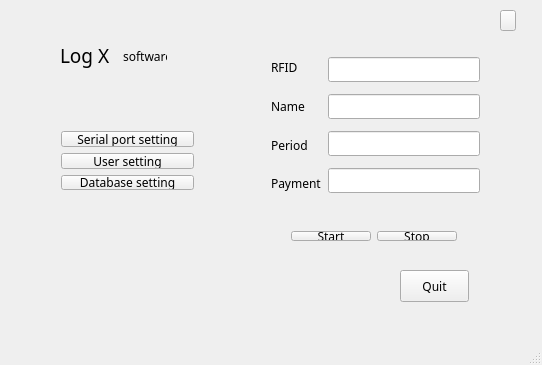
<?xml version="1.0" encoding="UTF-8"?>
<ui version="4.0">
 <class>MainWindow</class>
 <widget class="QMainWindow" name="MainWindow">
  <property name="windowModality">
   <enum>Qt::NonModal</enum>
  </property>
  <property name="geometry">
   <rect>
    <x>0</x>
    <y>0</y>
    <width>542</width>
    <height>365</height>
   </rect>
  </property>
  <property name="font">
   <font>
    <family>Microsoft YaHei</family>
    <weight>50</weight>
    <italic>false</italic>
    <bold>false</bold>
    <strikeout>false</strikeout>
    <kerning>true</kerning>
   </font>
  </property>
  <property name="contextMenuPolicy">
   <enum>Qt::DefaultContextMenu</enum>
  </property>
  <property name="acceptDrops">
   <bool>false</bool>
  </property>
  <property name="windowTitle">
   <string>Log X</string>
  </property>
  <property name="locale">
   <locale language="English" country="UnitedStates"/>
  </property>
  <property name="unifiedTitleAndToolBarOnMac">
   <bool>false</bool>
  </property>
  <widget class="QWidget" name="centralWidget">
   <widget class="QWidget" name="layoutWidget">
    <property name="geometry">
     <rect>
      <x>260</x>
      <y>40</y>
      <width>231</width>
      <height>171</height>
     </rect>
    </property>
    <layout class="QHBoxLayout" name="TextLableLayout">
     <item>
      <layout class="QVBoxLayout" name="LabelLayout">
       <item>
        <widget class="QLabel" name="RFIDLabel">
         <property name="text">
          <string>RFID</string>
         </property>
        </widget>
       </item>
       <item>
        <widget class="QLabel" name="NameLabel">
         <property name="text">
          <string>Name</string>
         </property>
        </widget>
       </item>
       <item>
        <widget class="QLabel" name="PeriodLabel">
         <property name="text">
          <string>Period</string>
         </property>
        </widget>
       </item>
       <item>
        <widget class="QLabel" name="PaymentLabel">
         <property name="text">
          <string>Payment</string>
         </property>
        </widget>
       </item>
      </layout>
     </item>
     <item>
      <layout class="QVBoxLayout" name="TextLayout">
       <item>
        <widget class="QLineEdit" name="RFIDText">
         <property name="focusPolicy">
          <enum>Qt::NoFocus</enum>
         </property>
        </widget>
       </item>
       <item>
        <widget class="QLineEdit" name="NameText">
         <property name="focusPolicy">
          <enum>Qt::NoFocus</enum>
         </property>
        </widget>
       </item>
       <item>
        <widget class="QLineEdit" name="PeriodText">
         <property name="focusPolicy">
          <enum>Qt::NoFocus</enum>
         </property>
        </widget>
       </item>
       <item>
        <widget class="QLineEdit" name="PaymentText">
         <property name="focusPolicy">
          <enum>Qt::NoFocus</enum>
         </property>
        </widget>
       </item>
      </layout>
     </item>
    </layout>
   </widget>
   <widget class="QWidget" name="layoutWidget">
    <property name="geometry">
     <rect>
      <x>280</x>
      <y>220</y>
      <width>188</width>
      <height>32</height>
     </rect>
    </property>
    <layout class="QHBoxLayout" name="QuitLayout">
     <item>
      <widget class="QPushButton" name="StartButton">
       <property name="text">
        <string>Start</string>
       </property>
      </widget>
     </item>
     <item>
      <widget class="QPushButton" name="StopButton">
       <property name="text">
        <string>Stop</string>
       </property>
      </widget>
     </item>
    </layout>
   </widget>
   <widget class="QWidget" name="layoutWidget">
    <property name="geometry">
     <rect>
      <x>50</x>
      <y>120</y>
      <width>155</width>
      <height>81</height>
     </rect>
    </property>
    <layout class="QVBoxLayout" name="verticalLayout_2">
     <item>
      <widget class="QPushButton" name="SerialButton">
       <property name="text">
        <string>Serial port setting</string>
       </property>
      </widget>
     </item>
     <item>
      <widget class="QPushButton" name="UserSettingButtton">
       <property name="text">
        <string>User setting</string>
       </property>
      </widget>
     </item>
     <item>
      <widget class="QPushButton" name="DatabaseButton">
       <property name="text">
        <string>Database setting</string>
       </property>
      </widget>
     </item>
    </layout>
   </widget>
   <widget class="QPushButton" name="QuitButton">
    <property name="geometry">
     <rect>
      <x>400</x>
      <y>270</y>
      <width>69</width>
      <height>32</height>
     </rect>
    </property>
    <property name="text">
     <string>Quit</string>
    </property>
   </widget>
   <widget class="QPushButton" name="QuestionButton">
    <property name="geometry">
     <rect>
      <x>500</x>
      <y>10</y>
      <width>16</width>
      <height>21</height>
     </rect>
    </property>
    <property name="text">
     <string/>
    </property>
    <property name="icon">
     <iconset resource="resources.qrc">
      <normaloff>:/logo/logo/qestion.png</normaloff>:/logo/logo/qestion.png</iconset>
    </property>
   </widget>
   <widget class="QLabel" name="label">
    <property name="geometry">
     <rect>
      <x>60</x>
      <y>30</y>
      <width>61</width>
      <height>51</height>
     </rect>
    </property>
    <property name="font">
     <font>
      <pointsize>14</pointsize>
     </font>
    </property>
    <property name="text">
     <string>Log X</string>
    </property>
   </widget>
   <widget class="QLabel" name="label_2">
    <property name="geometry">
     <rect>
      <x>120</x>
      <y>50</y>
      <width>47</width>
      <height>13</height>
     </rect>
    </property>
    <property name="text">
     <string> software</string>
    </property>
   </widget>
   <widget class="QLabel" name="PictureLabel">
    <property name="geometry">
     <rect>
      <x>50</x>
      <y>220</y>
      <width>121</width>
      <height>111</height>
     </rect>
    </property>
    <property name="minimumSize">
     <size>
      <width>0</width>
      <height>71</height>
     </size>
    </property>
    <property name="text">
     <string/>
    </property>
   </widget>
  </widget>
  <widget class="QMenuBar" name="menuBar">
   <property name="geometry">
    <rect>
     <x>0</x>
     <y>0</y>
     <width>542</width>
     <height>21</height>
    </rect>
   </property>
  </widget>
  <widget class="QStatusBar" name="statusBar"/>
 </widget>
 <layoutdefault spacing="6" margin="11"/>
 <resources>
  <include location="resources.qrc"/>
 </resources>
 <connections/>
</ui>
